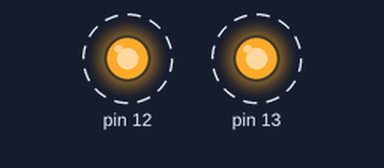
A sketch run on a simulated Arduino Uno, built with avr-gcc and run on an emulated ATmega328P. Shown: output pins drawn as LEDs (lit = HIGH). Dashed ring = blinking.

Above: at 0.2 s.
Timing chart, 0 to 4.6 s (numbered marks = the images above):
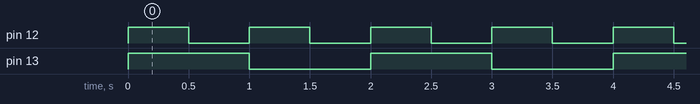

Measured:
- by itself, pin 12: alternates HIGH for 0.50 s and LOW for 0.50 s
- by itself, pin 13: alternates HIGH for 1.0 s and LOW for 1.0 s

The sketch:

Sysari.ino
```cpp
#include "Sysari.h"
#include "ajastin.h"

ajastin T1(1000);
ajastin T2(500);
togle led(13);
togle led2 (12);
void setup() {
  Serial.begin(9600);
}

void loop() {
if(T1.timeIsUp()){
led.onoff();}
if(T2.timeIsUp()){
led2.onoff();}
}
```

Sysari.cpp
```cpp
#include "Sysari.h"

togle::togle(int pin)
{
  pinMode(pin, OUTPUT);
  _state = off;
  _pin = pin;
  digitalWrite(_pin,_state);
}


void togle::onoff(){
  if(_state == off){
  _state = on;
  }else {_state = off;}

  digitalWrite (_pin, _state);
}
```

Sysari.h
```cpp
#ifndef Sysari_h
#define Sysari_h

#include "Arduino.h"

#define off 255
#define on 0

class togle
{
  public:
    togle(int pin);
    void onoff();
  private:
    int _pin;
    int _state;
};
#endif
```

ajastin.cpp
```cpp
#include "Arduino.h"
#include "ajastin.h"

ajastin::ajastin(unsigned long JAKSO)
{
  _vertailuHetki=millis()+JAKSO;
  _jaksonPituus=JAKSO;

}

bool ajastin::timeIsUp()
{
  unsigned long nykyHetki = millis();
    if( nykyHetki >= _vertailuHetki ){
    _vertailuHetki += _jaksonPituus;
    return true;
  }
  return false;
}
```

ajastin.h
```cpp
#ifndef ajastin_h
#define ajastin_h

#include "Arduino.h"

class ajastin
{
  public:
    ajastin(unsigned long JAKSO);//konstruktori
    bool timeIsUp();

  private:
    unsigned long _vertailuHetki;
    unsigned long _jaksonPituus;
};
#endif
```
